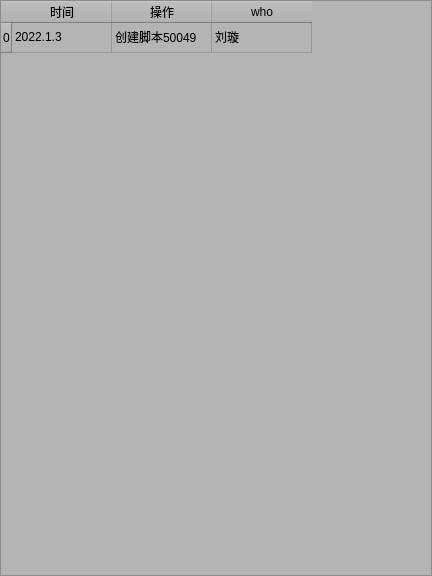
<?xml version="1.0" encoding="UTF-8"?>
<ui version="4.0">
 <class>Form</class>
 <widget class="QWidget" name="Form">
  <property name="geometry">
   <rect>
    <x>0</x>
    <y>0</y>
    <width>432</width>
    <height>576</height>
   </rect>
  </property>
  <property name="windowTitle">
   <string>Form</string>
  </property>
  <property name="styleSheet">
   <string notr="true">background-color: rgb(180, 180, 180);</string>
  </property>
  <layout class="QGridLayout" name="gridLayout">
   <property name="leftMargin">
    <number>0</number>
   </property>
   <property name="topMargin">
    <number>0</number>
   </property>
   <property name="rightMargin">
    <number>0</number>
   </property>
   <property name="bottomMargin">
    <number>0</number>
   </property>
   <property name="spacing">
    <number>0</number>
   </property>
   <item row="0" column="0">
    <widget class="QTableWidget" name="tableWidget_history">
     <property name="styleSheet">
      <string notr="true"/>
     </property>
     <row>
      <property name="text">
       <string>0</string>
      </property>
     </row>
     <column>
      <property name="text">
       <string>时间</string>
      </property>
     </column>
     <column>
      <property name="text">
       <string>操作</string>
      </property>
     </column>
     <column>
      <property name="text">
       <string>who</string>
      </property>
     </column>
     <item row="0" column="0">
      <property name="text">
       <string>2022.1.3</string>
      </property>
     </item>
     <item row="0" column="1">
      <property name="text">
       <string>创建脚本50049</string>
      </property>
     </item>
     <item row="0" column="2">
      <property name="text">
       <string>刘璇</string>
      </property>
     </item>
    </widget>
   </item>
  </layout>
 </widget>
 <resources/>
 <connections/>
</ui>
